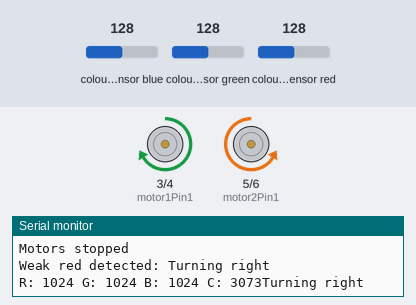
Bench run of a sketch on a simulated Arduino Uno, built with avr-gcc and run on an emulated ATmega328P. Parts: motor-driver pin pairs drawn as motors (green arrow = first pin HIGH = forward, orange = second pin HIGH = backward, longer = more drive, scaled by the enable pin), the last lines printed to the serial monitor. The test bench sets the inputs (shaded band); at power-on: colour sensor red 128, colour sensor blue 128, colour sensor green 128.

Above: at 4.0 s.
4.1 s: colour sensor red set to 131
At 7.5 s:
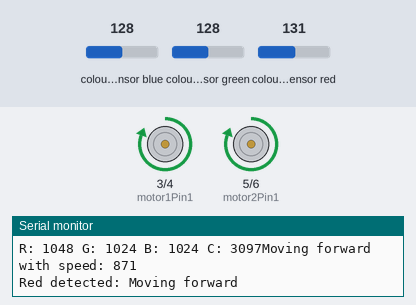
8.1 s: colour sensor red set to 5
At 8.8 s:
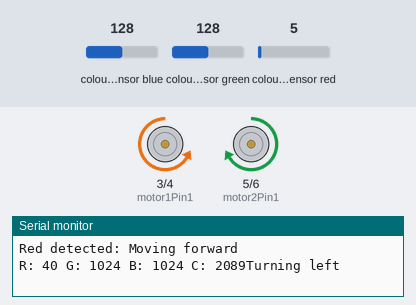
At 11.0 s:
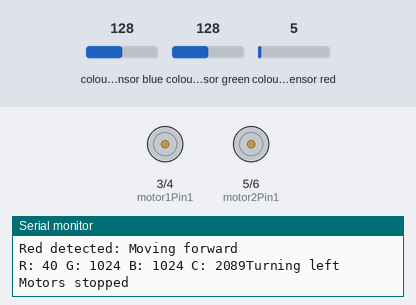
15.9 s: colour sensor red set to 13
19.9 s: colour sensor red set to 16
27.8 s: colour sensor red set to 191
Timing chart, 0 to 31.7 s (numbered marks = the images above; inputs shaded):
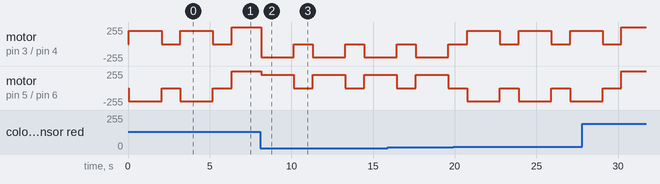

Measured:
- the behaviour switches between 128 and 129 on colour sensor red (found by bisection; images 0 and 1)
- after the input at 8.1 s, motor on pin 3 (motor1Pin1) / pin 4 (motor1Pin2): alternates backward 200/255 for 2.0 s and stopped for 1.2 s, starting after 0.05 s; motor on pin 5 (motor2Pin1) / pin 6 (motor2Pin2): alternates forward 200/255 for 2.0 s and stopped for 1.2 s, starting after 0.05 s

The sketch:

colour_code_following.ino
```cpp
#include <Wire.h>
#include "Adafruit_TCS34725.h"

// Pins for Motor Driver L298D
const int ENA = 9;  // Enable pin for motor 1
const int ENB = 10; // Enable pin for motor 2
const int motor1Pin1 = 3; // IN1
const int motor1Pin2 = 4; // IN2
const int motor2Pin1 = 5; // IN3
const int motor2Pin2 = 6; // IN4

// Set up the color sensor
Adafruit_TCS34725 tcs = Adafruit_TCS34725(TCS34725_INTEGRATIONTIME_50MS, TCS34725_GAIN_4X);

// Thresholds for red detection
const int redThreshold = 120;   // Adjust as needed
const int greenThreshold = 80;  // Adjust as needed
const int blueThreshold = 80;   // Adjust as needed

void setup() {
  Serial.begin(9600);

  // Motor pin setup
  pinMode(ENA, OUTPUT);
  pinMode(ENB, OUTPUT);
  pinMode(motor1Pin1, OUTPUT);
  pinMode(motor1Pin2, OUTPUT);
  pinMode(motor2Pin1, OUTPUT);
  pinMode(motor2Pin2, OUTPUT);

  if (tcs.begin()) {
    Serial.println("Found color sensor");
  } else {
    Serial.println("No TCS34725 found");
    while (1);  // Halt if color sensor is not found
  }
}

void loop() {
  // Read the color values
  uint16_t r, g, b, c;
  tcs.getRawData(&r, &g, &b, &c);
  int total = r + g + b;

  // Avoid division by zero
  if (total == 0) total = 1;

  float normalizedR = (r * 255.0) / total;
  float normalizedG = (g * 255.0) / total;
  float normalizedB = (b * 255.0) / total;

  // Display RGB values (optional)
  Serial.print("R: "); Serial.print(r);
  Serial.print(" G: "); Serial.print(g);
  Serial.print(" B: "); Serial.print(b);
  Serial.print(" C: "); Serial.print(c);

  // Motor control logic based on color detection
  if (r > redThreshold && r > g && r > b) {
    int speed = map(r, redThreshold, 255, 150, 255);  // Map red intensity to speed
    moveForward(speed);
    Serial.println("Red detected: Moving forward");
  } else if (r < redThreshold) {
    turnLeft();
    Serial.println("No red detected: Turning left");
  } else {
    turnRight();
    Serial.println("Weak red detected: Turning right");
  }

  delay(100);  // Short delay to stabilize sensor readings
}
//   // Motor control logic based on color detection
//   if (b > blueThreshold && b > g && b > r) {
//     int speed = map(b, blueThreshold, 255, 150, 255);  // Map red intensity to speed
//     moveForward(speed);
//     Serial.println("blue detected: Moving forward");
//   } else if (b < bluethreshold) {
//     turnLeft();
//     Serial.println("No blue detected: Turning left");
//   } else {
//     turnRight();
//     Serial.println("Weak blue detected: Turning right");
//   }

//   delay(100);  // Short delay to stabilize sensor readings
// }

//   // Motor control logic based on color detection
//   if (g > greenThreshold && g > b && g > r) {
//     int speed = map(green, greenThreshold, 255, 150, 255);  // Map red intensity to speed
//     moveForward(speed);
//     Serial.println("green  detected: Moving forward");
//   } else if (g < greenthreshold) {
//     turnLeft();
//     Serial.println("No green detected: Turning left");
//   } else {
//     turnRight();
//     Serial.println("Weak green detected: Turning right");
//   }

//   delay(100);  // Short delay to stabilize sensor readings
// }
// Motor control functions
void moveForward(int speed) {
  analogWrite(ENA, speed);
  analogWrite(ENB, speed);
  digitalWrite(motor1Pin1, HIGH);
  digitalWrite(motor1Pin2, LOW);
  digitalWrite(motor2Pin1, HIGH);
  digitalWrite(motor2Pin2, LOW);
  Serial.println("Moving forward with speed: " + String(speed));
}

void turnLeft() {
  analogWrite(ENA, 200); // Set speed for turning
  analogWrite(ENB, 200);
  digitalWrite(motor1Pin1, LOW);
  digitalWrite(motor1Pin2, HIGH);
  digitalWrite(motor2Pin1, HIGH);
  digitalWrite(motor2Pin2, LOW);
  Serial.println("Turning left");

  // Stop for 2 seconds
  delay(2000);
  // Stop motors after delay
  stopMotors();
  delay(1000); // Wait for 1 second before continuing analysis
}

void turnRight() {
  analogWrite(ENA, 200); // Set speed for turning
  analogWrite(ENB, 200);
  digitalWrite(motor1Pin1, HIGH);
  digitalWrite(motor1Pin2, LOW);
  digitalWrite(motor2Pin1, LOW);
  digitalWrite(motor2Pin2, HIGH);
  Serial.println("Turning right");

  // Stop for 2 seconds
  delay(2000);
  // Stop motors after delay
  stopMotors();
  delay(1000); // Wait for 1 second before continuing analysis
}

void stopMotors() {
  analogWrite(ENA, 0);
  analogWrite(ENB, 0);
  digitalWrite(motor1Pin1, LOW);
  digitalWrite(motor1Pin2, LOW);
  digitalWrite(motor2Pin1, LOW);
  digitalWrite(motor2Pin2, LOW);
  Serial.println("Motors stopped");
}

// /*
// #include <Wire.h>
// #include "Adafruit_TCS34725.h"

// // Create an instance of the TCS34725 sensor with integration time and gain
// Adafruit_TCS34725 tcs = Adafruit_TCS34725(TCS34725_INTEGRATIONTIME_50MS, TCS34725_GAIN_4X);

// void setup() {
//   // Start serial communication
//   Serial.begin(9600);

//   // Check if the TCS34725 sensor is detected
//   if (tcs.begin()) {
//     Serial.println("TCS34725 found!");
//   } else {
//     Serial.println("No TCS34725 found... Check your wiring!");
//     while (1); // Halt the program if no sensor is found
//   }
// }

// void loop() {
//   uint16_t clear, red, green, blue;

//   // Get raw data (red, green, blue, clear) from the sensor
//   tcs.getRawData(&red, &green, &blue, &clear);

//   // Calculate color temperature (in Kelvin) and lux
//   uint16_t colorTemp = tcs.calculateColorTemperature(red, green, blue);
//   uint16_t lux = tcs.calculateLux(red, green, blue);

//   // Print raw RGB and clear values
//   Serial.print("Red: "); Serial.print(red); Serial.print("\t");
//   Serial.print("Green: "); Serial.print(green); Serial.print("\t");
//   Serial.print("Blue: "); Serial.print(blue); Serial.print("\t");
//   Serial.print("Clear: "); Serial.print(clear); Serial.print("\t");

//   // Print calculated color temperature and lux
//   Serial.print("Color Temp: "); Serial.print(colorTemp); Serial.print(" K\t");
//   Serial.print("Lux: "); Serial.println(lux);

//   delay(1000); // Delay 1 second between readings
// }
// */

// #include <Wire.h>
// #include "Adafruit_TCS34725.h"

// // Pins for Motor Driver L298D
// const int motor1Pin1 = 3;
// const int motor1Pin2 = 4;
// const int motor2Pin1 = 5;
// const int motor2Pin2 = 6;
// // const int motor3Pin1 = 7;
// // const int motor3Pin2 = 8;
// // const int motor4Pin1 = 9;
// // const int motor4Pin2 = 10;

// // Set up color sensor
// Adafruit_TCS34725 tcs = Adafruit_TCS34725(TCS34725_INTEGRATIONTIME_50MS, TCS34725_GAIN_4X);

// void setup() {
//   Serial.begin(9600);

//   // Motor setup
//   pinMode(motor1Pin1, OUTPUT);
//   pinMode(motor1Pin2, OUTPUT);
//   pinMode(motor2Pin1, OUTPUT);
//   pinMode(motor2Pin2, OUTPUT);
//   // pinMode(motor3Pin1, OUTPUT);
//   // pinMode(motor3Pin2, OUTPUT);
//   // pinMode(motor4Pin1, OUTPUT);
//   // pinMode(motor4Pin2, OUTPUT);

//   if (tcs.begin()) {
//     Serial.println("Found color sensor");
//   } else {
//     Serial.println("No TCS34725 found");
//     while (1);  // Halt if color sensor is not found
//   }
// }

// void loop() {
//   // Read the color values
//   uint16_t r, g, b, c;
//   tcs.getRawData(&r, &g, &b, &c);

//   // Normalize values and detect basic colors
//   int red = r / 256;
//   int green = g / 256;
//   int blue = b / 256;

//   Serial.print("R: "); Serial.print(red);
//   Serial.print(" G: "); Serial.print(green);
//   Serial.print(" B: "); Serial.println(blue);

//   // Control motors based on color
//   if (red > green && red > blue) {
//     // If the color is predominantly red, move forward
//     moveForward();
//     Serial.println("Moving forward (Red detected)");
//   } else if (green > red && green > blue) {
//     // If the color is predominantly green, move backward
//     moveBackward();
//     Serial.println("Moving backward (Green detected)");
//   } else if (blue > red && blue > green) {
//     // If the color is predominantly blue, turn left
//     turnLeft();
//     Serial.println("Turning left (Blue detected)");
//   } else {
//     // If no color is detected, stop
//     stopMotors();
//     Serial.println("Motors stopped");
//   }

//   delay(500);  // Wait before next color detection
// }

// // Function to move all motors forward
// void moveForward() {
//   digitalWrite(motor1Pin1, HIGH);
//   digitalWrite(motor1Pin2, LOW);
//   digitalWrite(motor2Pin1, HIGH);
//   digitalWrite(motor2Pin2, LOW);
//   // digitalWrite(motor3Pin1, HIGH);
//   // digitalWrite(motor3Pin2, LOW);
//   // digitalWrite(motor4Pin1, HIGH);
//   // digitalWrite(motor4Pin2, LOW);
// }

// // Function to move all motors backward
// void moveBackward() {
//   digitalWrite(motor1Pin1, LOW);
//   digitalWrite(motor1Pin2, HIGH);
//   digitalWrite(motor2Pin1, LOW);
//   digitalWrite(motor2Pin2, HIGH);
//   // digitalWrite(motor3Pin1, LOW);
//   // digitalWrite(motor3Pin2, HIGH);
//   // digitalWrite(motor4Pin1, LOW);
//   // digitalWrite(motor4Pin2, HIGH);
// }

// // Function to turn left
// void turnLeft() {
//   digitalWrite(motor1Pin1, LOW);
//   digitalWrite(motor1Pin2, HIGH);
//   digitalWrite(motor2Pin1, LOW);
//   digitalWrite(motor2Pin2, HIGH);
//   // digitalWrite(motor3Pin1, HIGH);
//   // digitalWrite(motor3Pin2, LOW);
//   // digitalWrite(motor4Pin1, HIGH);
//   // digitalWrite(motor4Pin2, LOW);
// }

// // Function to stop all motors
// void stopMotors() {
//   digitalWrite(motor1Pin1, LOW);
//   digitalWrite(motor1Pin2, LOW);
//   digitalWrite(motor2Pin1, LOW);
//   digitalWrite(motor2Pin2, LOW);
//   // digitalWrite(motor3Pin1, LOW);
//   // digitalWrite(motor3Pin2, LOW);
//   // digitalWrite(motor4Pin1, LOW);
//   // digitalWrite(motor4Pin2, LOW);
// }
```
